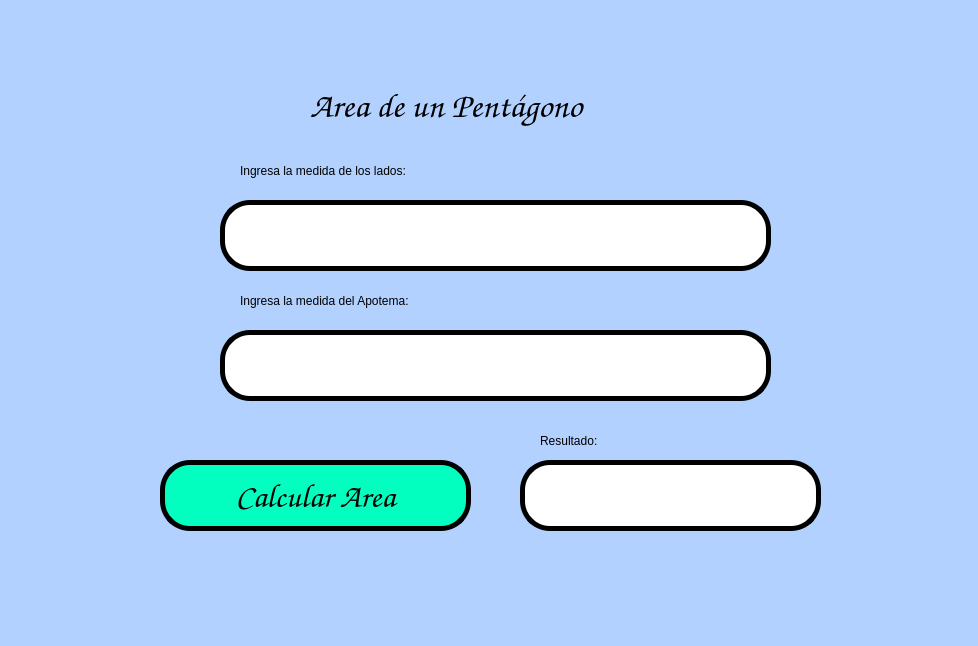
<?xml version="1.0" encoding="UTF-8"?>
<ui version="4.0">
 <class>MainWindow</class>
 <widget class="QMainWindow" name="MainWindow">
  <property name="geometry">
   <rect>
    <x>0</x>
    <y>0</y>
    <width>978</width>
    <height>646</height>
   </rect>
  </property>
  <property name="windowTitle">
   <string>MainWindow</string>
  </property>
  <property name="styleSheet">
   <string notr="true">background-color: rgb(178, 209, 255);</string>
  </property>
  <widget class="QWidget" name="centralwidget">
   <widget class="QPushButton" name="btn_calcular">
    <property name="geometry">
     <rect>
      <x>160</x>
      <y>460</y>
      <width>311</width>
      <height>71</height>
     </rect>
    </property>
    <property name="palette">
     <palette>
      <active>
       <colorrole role="Button">
        <brush brushstyle="SolidPattern">
         <color alpha="255">
          <red>3</red>
          <green>255</green>
          <blue>192</blue>
         </color>
        </brush>
       </colorrole>
       <colorrole role="Base">
        <brush brushstyle="SolidPattern">
         <color alpha="255">
          <red>3</red>
          <green>255</green>
          <blue>192</blue>
         </color>
        </brush>
       </colorrole>
       <colorrole role="Window">
        <brush brushstyle="SolidPattern">
         <color alpha="255">
          <red>3</red>
          <green>255</green>
          <blue>192</blue>
         </color>
        </brush>
       </colorrole>
      </active>
      <inactive>
       <colorrole role="Button">
        <brush brushstyle="SolidPattern">
         <color alpha="255">
          <red>3</red>
          <green>255</green>
          <blue>192</blue>
         </color>
        </brush>
       </colorrole>
       <colorrole role="Base">
        <brush brushstyle="SolidPattern">
         <color alpha="255">
          <red>3</red>
          <green>255</green>
          <blue>192</blue>
         </color>
        </brush>
       </colorrole>
       <colorrole role="Window">
        <brush brushstyle="SolidPattern">
         <color alpha="255">
          <red>3</red>
          <green>255</green>
          <blue>192</blue>
         </color>
        </brush>
       </colorrole>
      </inactive>
      <disabled>
       <colorrole role="Button">
        <brush brushstyle="SolidPattern">
         <color alpha="255">
          <red>3</red>
          <green>255</green>
          <blue>192</blue>
         </color>
        </brush>
       </colorrole>
       <colorrole role="Base">
        <brush brushstyle="SolidPattern">
         <color alpha="255">
          <red>3</red>
          <green>255</green>
          <blue>192</blue>
         </color>
        </brush>
       </colorrole>
       <colorrole role="Window">
        <brush brushstyle="SolidPattern">
         <color alpha="255">
          <red>3</red>
          <green>255</green>
          <blue>192</blue>
         </color>
        </brush>
       </colorrole>
      </disabled>
     </palette>
    </property>
    <property name="font">
     <font>
      <family>Comic Sans MS</family>
      <pointsize>25</pointsize>
      <weight>9</weight>
      <italic>false</italic>
      <bold>false</bold>
     </font>
    </property>
    <property name="whatsThis">
     <string>&lt;html&gt;&lt;head/&gt;&lt;body&gt;&lt;p&gt;&lt;span style=&quot; color:#ff5500;&quot;&gt;aserfg&lt;/span&gt;&lt;/p&gt;&lt;/body&gt;&lt;/html&gt;</string>
    </property>
    <property name="styleSheet">
     <string notr="true">background-color: rgb(3, 255, 192);
border: 5px solid black;
border-radius: 30px;
font: 75 25pt &quot;Comic Sans MS&quot;;</string>
    </property>
    <property name="text">
     <string>Calcular Area</string>
    </property>
   </widget>
   <widget class="QLabel" name="label">
    <property name="geometry">
     <rect>
      <x>240</x>
      <y>150</y>
      <width>361</width>
      <height>41</height>
     </rect>
    </property>
    <property name="styleSheet">
     <string notr="true">font: 75 18pt &quot;Comic Sans MS&quot;;</string>
    </property>
    <property name="text">
     <string>Ingresa la medida de los lados:</string>
    </property>
   </widget>
   <widget class="QLineEdit" name="txt_lado">
    <property name="geometry">
     <rect>
      <x>220</x>
      <y>200</y>
      <width>551</width>
      <height>71</height>
     </rect>
    </property>
    <property name="font">
     <font>
      <family>Comic Sans MS</family>
      <pointsize>22</pointsize>
      <weight>50</weight>
      <bold>false</bold>
     </font>
    </property>
    <property name="styleSheet">
     <string notr="true">background-color: rgb(255, 255, 255);
border: 5px solid black;
border-radius: 30px;</string>
    </property>
    <property name="text">
     <string/>
    </property>
   </widget>
   <widget class="QLabel" name="label_2">
    <property name="geometry">
     <rect>
      <x>540</x>
      <y>420</y>
      <width>271</width>
      <height>41</height>
     </rect>
    </property>
    <property name="styleSheet">
     <string notr="true">font: 75 18pt &quot;Comic Sans MS&quot;;</string>
    </property>
    <property name="text">
     <string>Resultado:</string>
    </property>
   </widget>
   <widget class="QLineEdit" name="txt_res">
    <property name="geometry">
     <rect>
      <x>520</x>
      <y>460</y>
      <width>301</width>
      <height>71</height>
     </rect>
    </property>
    <property name="font">
     <font>
      <family>Comic Sans MS</family>
      <pointsize>22</pointsize>
      <weight>50</weight>
      <bold>false</bold>
     </font>
    </property>
    <property name="styleSheet">
     <string notr="true">background-color: rgb(255, 255, 255);
border: 5px solid black;
border-radius: 30px;</string>
    </property>
    <property name="text">
     <string/>
    </property>
   </widget>
   <widget class="QLabel" name="label_3">
    <property name="geometry">
     <rect>
      <x>310</x>
      <y>80</y>
      <width>371</width>
      <height>51</height>
     </rect>
    </property>
    <property name="font">
     <font>
      <family>Comic Sans MS</family>
      <pointsize>26</pointsize>
      <weight>9</weight>
      <italic>false</italic>
      <bold>false</bold>
     </font>
    </property>
    <property name="styleSheet">
     <string notr="true">font: 75 26pt &quot;Comic Sans MS&quot;;</string>
    </property>
    <property name="text">
     <string>Area de un Pentágono</string>
    </property>
   </widget>
   <widget class="QLineEdit" name="txt_apotema">
    <property name="geometry">
     <rect>
      <x>220</x>
      <y>330</y>
      <width>551</width>
      <height>71</height>
     </rect>
    </property>
    <property name="font">
     <font>
      <family>Comic Sans MS</family>
      <pointsize>22</pointsize>
      <weight>50</weight>
      <bold>false</bold>
     </font>
    </property>
    <property name="styleSheet">
     <string notr="true">background-color: rgb(255, 255, 255);
border: 5px solid black;
border-radius: 30px;</string>
    </property>
    <property name="text">
     <string/>
    </property>
   </widget>
   <widget class="QLabel" name="label_4">
    <property name="geometry">
     <rect>
      <x>240</x>
      <y>280</y>
      <width>361</width>
      <height>41</height>
     </rect>
    </property>
    <property name="styleSheet">
     <string notr="true">font: 75 18pt &quot;Comic Sans MS&quot;;</string>
    </property>
    <property name="text">
     <string>Ingresa la medida del Apotema:</string>
    </property>
   </widget>
   <widget class="QLabel" name="imagen_2">
    <property name="geometry">
     <rect>
      <x>780</x>
      <y>0</y>
      <width>181</width>
      <height>91</height>
     </rect>
    </property>
    <property name="autoFillBackground">
     <bool>false</bool>
    </property>
    <property name="styleSheet">
     <string notr="true"/>
    </property>
    <property name="text">
     <string/>
    </property>
    <property name="pixmap">
     <pixmap resource="../Archivos/Recursos.qrc">:/logos/log_uat_nuevo.png</pixmap>
    </property>
    <property name="scaledContents">
     <bool>true</bool>
    </property>
   </widget>
   <widget class="QLabel" name="imagen">
    <property name="geometry">
     <rect>
      <x>0</x>
      <y>10</y>
      <width>121</width>
      <height>101</height>
     </rect>
    </property>
    <property name="autoFillBackground">
     <bool>false</bool>
    </property>
    <property name="styleSheet">
     <string notr="true"/>
    </property>
    <property name="text">
     <string/>
    </property>
    <property name="pixmap">
     <pixmap resource="../Archivos/Recursos.qrc">:/logos/FIT_logo_vertical.png</pixmap>
    </property>
    <property name="scaledContents">
     <bool>true</bool>
    </property>
   </widget>
   <widget class="QLabel" name="imagen_3">
    <property name="geometry">
     <rect>
      <x>860</x>
      <y>500</y>
      <width>101</width>
      <height>91</height>
     </rect>
    </property>
    <property name="autoFillBackground">
     <bool>false</bool>
    </property>
    <property name="styleSheet">
     <string notr="true"/>
    </property>
    <property name="text">
     <string/>
    </property>
    <property name="pixmap">
     <pixmap resource="../Archivos/Recursos.qrc">:/ejercicios/ContornoTD.jpg</pixmap>
    </property>
    <property name="scaledContents">
     <bool>true</bool>
    </property>
   </widget>
  </widget>
  <widget class="QMenuBar" name="menubar">
   <property name="geometry">
    <rect>
     <x>0</x>
     <y>0</y>
     <width>978</width>
     <height>21</height>
    </rect>
   </property>
  </widget>
  <widget class="QStatusBar" name="statusbar"/>
 </widget>
 <resources>
  <include location="../Archivos/Recursos.qrc"/>
 </resources>
 <connections/>
</ui>
